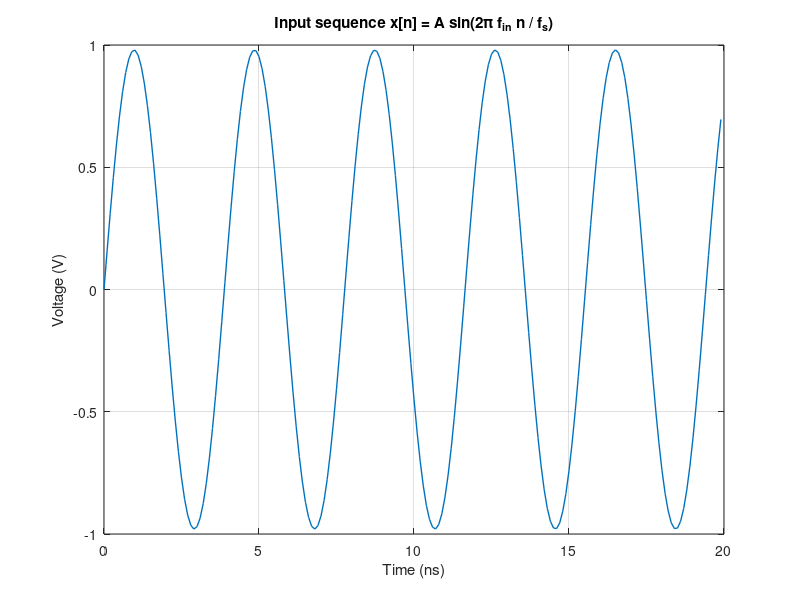
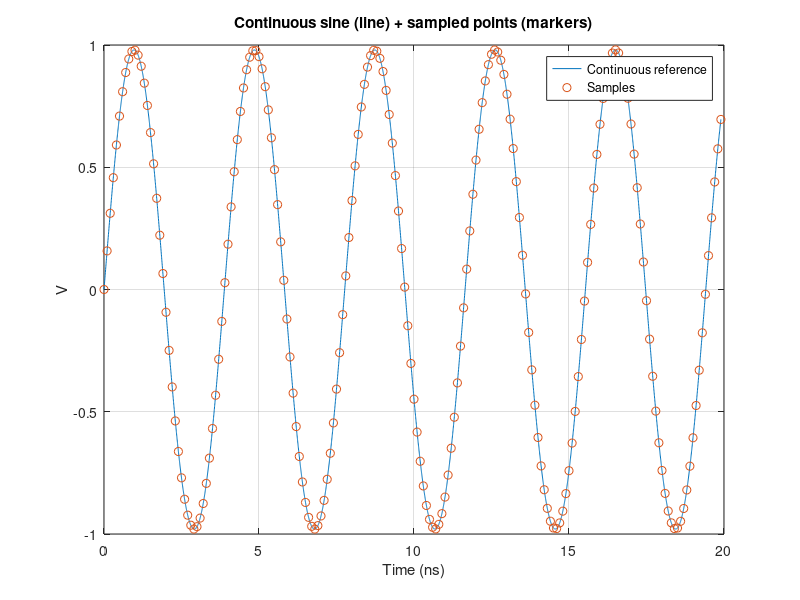
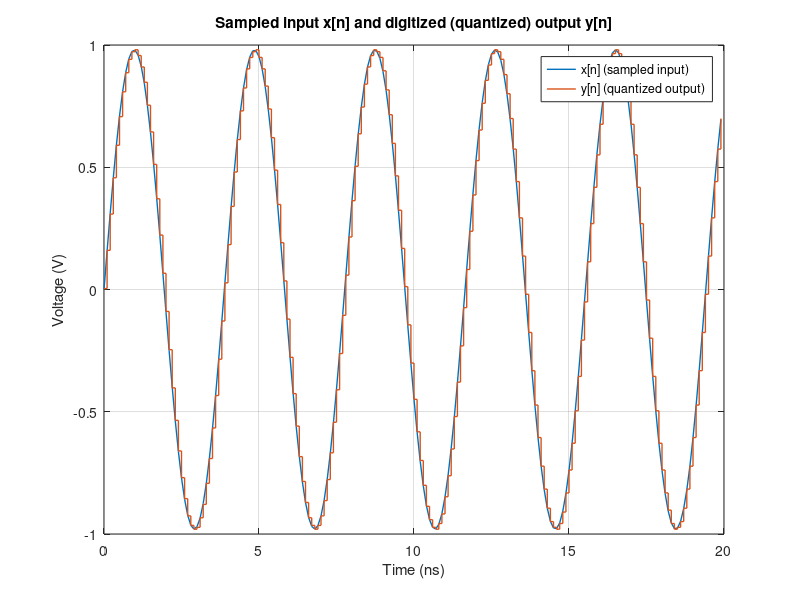
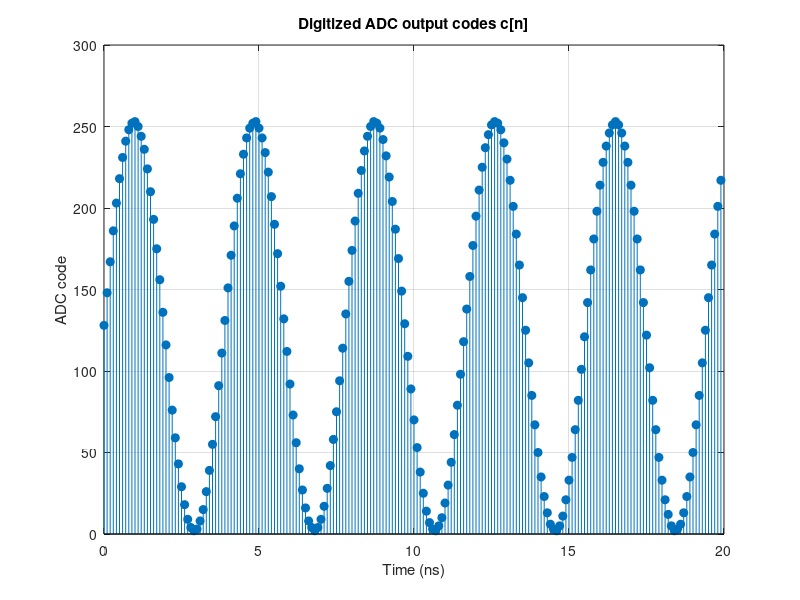

These figures' MATLAB source, in order: (Note: this script raises an error after producing the figures.)
% Assignment 1 - 8-bit ADC Characterizatiom
% Part 1: Ideal 8-bit ADC
%% Generating Coherent input sine x[n]
clear;
clc;
close all;

fs = 10e9;
M = 8192;
Vpp = 2.0;
A = 0.98*(Vpp/2);
phi =0;

prime = 211;
fin = (prime/M)*fs;
n = (0:M-1).';
t = n/fs;

x = A*sin(2*pi*fin*t+phi);

fprintf('fs   = %.3f GHz\n', fs/1e9);
fprintf('M    = %d\n', M);
fprintf('prime    = %d\n', prime);
fprintf('fin  = %.6f MHz\n', fin/1e6);

Ns = 200;
figure;
plot(t(1:Ns)*1e9, x(1:Ns), 'LineWidth', 1);
grid on;
xlabel('Time (ns)'); ylabel('Voltage (V)');
title('Input sequence x[n] = A sin(2π f_{in} n / f_s)');

Ns = 200;
tseg = t(1:Ns);
tfine = linspace(tseg(1), tseg(end), 5000);
xfine = A*sin(2*pi*fin*tfine + phi);

figure;
plot(tfine*1e9, xfine, '-'); hold on;
plot(tseg*1e9, x(1:Ns), 'o');
grid on;
xlabel('Time (ns)'); ylabel('V');
title('Continuous sine (line) + sampled points (markers)');
legend('Continuous reference','Samples');

%% Digitize sampled sequence
N = 8;
LSB = Vpp / (2^N);

x_clip = min(max(x, -Vpp/2), (Vpp/2 - LSB));
code = floor( (x_clip + Vpp/2) / LSB );
code = max(0, min(code, 2^N - 1));

y = (code+0.5)*LSB-Vpp/2;
fprintf("LSB (Delta) = %.6f V\n", LSB);
fprintf("x:    min=%.6f, max=%.6f\n", min(x), max(x));
fprintf("y:    min=%.6f, max=%.6f\n", min(y), max(y));
fprintf("code: min=%d, max=%d\n", min(code), max(code));

Ns = 200;
figure;
plot(t(1:Ns)*1e9, x(1:Ns), 'LineWidth', 1); hold on;
stairs(t(1:Ns)*1e9, y(1:Ns), 'LineWidth', 1);
grid on;
xlabel('Time (ns)'); ylabel('Voltage (V)');
title('Sampled input x[n] and digitized (quantized) output y[n]');
legend('x[n] (sampled input)', 'y[n] (quantized output)');
figure;
stem(t(1:Ns)*1e9, code(1:Ns), 'filled');
grid on;
xlabel('Time (ns)'); ylabel('ADC code');
title('Digitized ADC output codes c[n]');
%% Computing SNR, SFDR, SINAD, ENOB
guard = 1;
max_harmonic = 5;
Y = fft(y,M);

Knyq = M/2;
P2 = (abs(Y)/M).^2;
P1 = P2(1:Knyq+1);

P = P1;
P(2:end-1) = 2*P(2:end-1);

f = (0:Knyq).'* (fs/M);

% --- Convert to dBFS (power) ---
Vrms_fs = (Vpp/2)/sqrt(2);   % full-scale sine RMS (for dBFS reference)
PdBFS = 10*log10(P/(Vrms_fs^2) + eps);

[~, kFund] = max(P(2:end));  
kFund = kFund + 1;           
k0 = kFund - 1;

mark = @(mask,k) set_bins(mask,k,guard,Knyq);

mask_dc = false(size(P));
mask_dc(1) = true;           % DC bin

% Signal mask
mask_sig = false(size(P));
mask_sig = mark(mask_sig, k0);

Psig = sum(P(mask_sig));

% SINAD - Noise + Distortion
mask_sinad_excl = false(size(P));
mask_sinad_excl = mask_dc;
mask_sinad_excl = mark(mask_sinad_excl, k0);

Pnd = sum(P(~mask_sinad_excl));
SINAD = 10*log10(Psig/(Pnd + eps));    % dB

%SNR 
mask_snr_excl = false(size(P));
mask_snr_excl = mask_dc;
mask_snr_excl = mark(mask_snr_excl, k0);

for h = 2:max_harmonic
    kh = mod(h*k0, M);       % 0..M-1 (0-based)
    if kh > Knyq
        kh = M - kh;         % fold to 0..Knyq (alias)
    end
    mask_snr_excl = mark(mask_snr_excl, kh);
end

Pnoise = sum(P(~mask_snr_excl));
SNR = 10*log10(Psig/(Pnoise + eps));    % dB

%SFDR - Spurious Free Dyn. Range
mask_sfdr_excl = false(size(P));
mask_sfdr_excl = mask_dc;
mask_sfdr_excl = mark(mask_sfdr_excl, k0);

Pspur = max(P(~mask_sfdr_excl));
SFDR = 10*log10(Psig/(Pspur + eps));    % dBc (relative to carrier)

%ENOB
ENOB = (SINAD - 1.76)/6.02;

fprintf('\n--- FFT Metrics (8192-pt) ---\n');
fprintf('Fundamental bin = %d (%.6f MHz)\n', k0, f(k0+1)/1e6);
fprintf('SNR   = %.2f dB\n', SNR);
fprintf('SINAD = %.2f dB\n', SINAD);
fprintf('SFDR  = %.2f dBc\n', SFDR);
fprintf('ENOB  = %.2f bits\n', ENOB);


%% ---- FFT plot with ADI-style horizontal markers + SFDR brackets ----

% Levels in dBFS (power)
carrier_dBFS = 10*log10(Psig/(Vrms_fs^2) + eps);
spur_dBFS    = 10*log10(Pspur/(Vrms_fs^2) + eps);

figure;
plot(f/1e9, PdBFS, 'LineWidth', 1);
grid on;
xlabel('Frequency (GHz)');
ylabel('Power (dBFS)');
title(sprintf('Output Spectrum (M=%d, fs=%.1f GS/s, fin=%.3f MHz)', M, fs/1e9, fin/1e6));
xlim([0 fs/(2*1e9)]);

% Give yourself some headroom for labels
ylim([-160 5]);
hold on;

% --- Horizontal markers ---
yline(0, 'k--', 'LineWidth', 1);               % Full-scale (0 dBFS)
yline(carrier_dBFS, 'k--', 'LineWidth', 1);   % Carrier level
yline(spur_dBFS, 'k--', 'LineWidth', 1);      % Worst spur level

% Labels for markers (simple, not cluttered)
ax = gca;
xr = ax.XLim;
x_textL = xr(1) + 0.02*(xr(2)-xr(1));
x_textR = xr(1) + 0.62*(xr(2)-xr(1));

text(x_textL,  0+2,           'FULL SCALE (0 dBFS)', 'FontWeight','bold');
text(x_textR,  spur_dBFS+2,   'WORST SPUR LEVEL',    'FontWeight','bold');

% --- SFDR brackets ---
% SFDR(dBc): carrier - spur
x_sfdr_dbc = xr(1) + 0.80*(xr(2)-xr(1));
draw_vbracket(x_sfdr_dbc, spur_dBFS, carrier_dBFS, sprintf('SFDR = %.2f dBc', SFDR));

% SFDR(dBFS): fullscale - spur
x_sfdr_dbfs = xr(1) + 0.90*(xr(2)-xr(1));
draw_vbracket(x_sfdr_dbfs, spur_dBFS, 0, sprintf('SFDR = %.2f dBFS', -spur_dBFS));

metrics_txt = sprintf(['SINAD = %.2f dB\n' ...
                       'SNR   = %.2f dB\n' ...
                       'SFDR  = %.2f dBc\n' ...
                       'ENOB  = %.2f bits'], ...
                       SINAD, SNR, SFDR, ENOB);

x_box = xr(1) + 0.60*(xr(2)-xr(1));
y_box = ax.YLim(1) + 0.90*(ax.YLim(2)-ax.YLim(1));
text(x_box, y_box, metrics_txt, ...
    'FontName','Consolas', 'FontSize', 11, ...
    'BackgroundColor','w', 'EdgeColor','k', 'Margin', 8);

hold off;
%% Part A - Adding Front-End Non-linearity
% Max non-linearity front-end can tolerate before losing > 1.5-bit ENOB
% Identifying the nonlinear tones in the FFT

% Approach:
% Model front-end nonlinearity before quantization:
% x_nl = x + a2*x^2 + a3*x^3
%
% Goal: find max nonlinearity that causes <= 1.5-bit ENOB degradation.
% Also: identify nonlinear tones (2nd,3rd,...) in FFT.

ENOB0    = ENOB;
ENOB_min = ENOB0 - 1.5;

relTol  = 1e-3;   % relative tolerance on a3 bracket (0.1%); tighten if you want
maxIter = 40;

fprintf('\n--- Part A (Refined): Cubic nonlinearity ---\n');
fprintf('Baseline ENOB0 = %.4f bits; Threshold ENOB_min = %.4f bits\n', ENOB0, ENOB_min);

% --- function handle to evaluate ENOB for a given a3 ---
evalENOB = @(a3) enob_for_a3(a3, x, Vpp, LSB, N, fs, M, guard, max_harmonic);

% -------------------- 1) Bracket the boundary --------------------
a3_lo = 0;                 % definitely safe
ENOB_lo = evalENOB(a3_lo);

a3_hi = 1e-6;              % start small
ENOB_hi = evalENOB(a3_hi);

% Grow a3_hi until it FAILS (ENOB < ENOB_min), keeping the last safe as lo
grow = 2.0;
a3_hi_max = 1e3;           % safety cap

while ENOB_hi >= ENOB_min
    a3_lo  = a3_hi;
    ENOB_lo = ENOB_hi;

    a3_hi = a3_hi * grow;
    if a3_hi > a3_hi_max
        error('Failed to bracket: ENOB never dropped below threshold up to a3=%.3g', a3_hi_max);
    end
    ENOB_hi = evalENOB(a3_hi);
end

fprintf('Bracket found:\n');
fprintf('  a3_lo = %.6g  (ENOB=%.4f)  [SAFE]\n', a3_lo, ENOB_lo);
fprintf('  a3_hi = %.6g  (ENOB=%.4f)  [FAIL]\n', a3_hi, ENOB_hi);

% -------------------- 2) Log-space binary search --------------------
for it = 1:maxIter
    a3_mid = 10.^((log10(a3_lo) + log10(a3_hi))/2);
    ENOB_mid = evalENOB(a3_mid);

    if ENOB_mid >= ENOB_min
        a3_lo  = a3_mid;
        ENOB_lo = ENOB_mid;
    else
        a3_hi  = a3_mid;
        ENOB_hi = ENOB_mid;
    end

    if (a3_hi/a3_lo - 1) < relTol
        break;
    end
end

a3_star = a3_lo;           % max tolerated (still safe)
ENOB_star = ENOB_lo;

fprintf('\nRefined max tolerated a3:\n');
fprintf('  a3* = %.8g  (1/V^2)\n', a3_star);
fprintf('  ENOB(a3*) = %.4f bits  (drop = %.4f bits)\n', ENOB_star, ENOB0-ENOB_star);
fprintf('  Final bracket ratio hi/lo - 1 = %.3g\n', (a3_hi/a3_lo - 1));

% If you want: compute full metrics at a3_star (SNR/SINAD/SFDR too)
[SNR_nl, SINAD_nl, SFDR_nl, ENOB_nl, k0_nl, P_nl, PdBFS_nl, f_nl] = ...
    adc_metrics_fft( quantize_nl(x, a3_star, Vpp, LSB, N), fs, M, Vpp, guard, max_harmonic );

fprintf('\nMetrics at a3*:\n');
fprintf('  SNR   = %.2f dB\n', SNR_nl);
fprintf('  SINAD = %.2f dB\n', SINAD_nl);
fprintf('  SFDR  = %.2f dBc\n', SFDR_nl);
fprintf('  ENOB  = %.2f bits\n', ENOB_nl);

% Identify main nonlinear tones (harmonics) in dBc
Vrms_fs = (Vpp/2)/sqrt(2);
carrier_mask = set_bins(false(size(P_nl)), k0_nl, guard, M/2);
Psig_nl = sum(P_nl(carrier_mask));
carrier_dBFS = 10*log10(Psig_nl/(Vrms_fs^2) + eps);

fprintf('\nNonlinear tones (harmonics) at a3*:\n');
for h = 2:5
    kh = mod(h*k0_nl, M);
    if kh > M/2, kh = M - kh; end
    tone_mask = set_bins(false(size(P_nl)), kh, guard, M/2);
    Ptone = sum(P_nl(tone_mask));
    tone_dBFS = 10*log10(Ptone/(Vrms_fs^2) + eps);
    tone_dBc  = tone_dBFS - carrier_dBFS;
    fprintf('  H%d: bin %d (%.3f MHz), level = %.2f dBc\n', h, kh, f_nl(kh+1)/1e6, tone_dBc);
end
Knyq = M/2;

mask_sfdr_excl_nl = false(size(P_nl));
mask_sfdr_excl_nl(1) = true; % DC
mask_sfdr_excl_nl = set_bins(mask_sfdr_excl_nl, k0_nl, guard, Knyq);

Pspur_nl = max(P_nl(~mask_sfdr_excl_nl));

% Levels in dBFS
Vrms_fs = (Vpp/2)/sqrt(2);
carrier_dBFS = 10*log10(Psig_nl/(Vrms_fs^2) + eps);
spur_dBFS    = 10*log10(Pspur_nl/(Vrms_fs^2) + eps);

figure;
plot(f_nl/1e9, PdBFS_nl, 'LineWidth', 1);
grid on; xlabel('Frequency (GHz)'); ylabel('Power (dBFS)');
title(sprintf('Nonlinear Output Spectrum (ENOB drop %.2f bits)', ENOB0-ENOB_nl));
xlim([0 fs/(2*1e9)]); ylim([-160 5]); hold on;

% Horizontal markers
yline(0,'k--','LineWidth',1);                 % Full scale
yline(carrier_dBFS,'k--','LineWidth',1);      % Carrier
yline(spur_dBFS,'k--','LineWidth',1);         % Worst spur

ax = gca; xr = ax.XLim;

x_textL = xr(1)+0.02*(xr(2)-xr(1));
x_textR = xr(1)+0.62*(xr(2)-xr(1));
text(x_textR, spur_dBFS+2, 'WORST SPUR LEVEL','FontWeight','bold');

% SFDR brackets
x_sfdr_dbc  = xr(1)+0.80*(xr(2)-xr(1));
x_sfdr_dbfs = xr(1)+0.90*(xr(2)-xr(1));
draw_vbracket(x_sfdr_dbc,  spur_dBFS, carrier_dBFS, sprintf('SFDR = %.2f dBc', SFDR_nl));
draw_vbracket(x_sfdr_dbfs, spur_dBFS, 0,           sprintf('SFDR = %.2f dBFS', -spur_dBFS));

% Metrics box
metrics_txt = sprintf(['SINAD = %.2f dB\n' ...
                       'SNR   = %.2f dB\n' ...
                       'SFDR  = %.2f dBc\n' ...
                       'ENOB  = %.2f bits\n' ...
                       'a_3*  = %.4g 1/V^2'], ...
                       SINAD_nl, SNR_nl, SFDR_nl, ENOB_nl, a3_star);

x_box = xr(1)+0.60*(xr(2)-xr(1));
y_box = ax.YLim(1)+0.90*(ax.YLim(2)-ax.YLim(1));
text(x_box, y_box, metrics_txt, ...
    'FontName','Consolas','FontSize',11, ...
    'BackgroundColor','w','EdgeColor','k','Margin',8);

hold off;


%%
quantize_nl(x, a3_star, Vpp, LSB, N);
Ns = 200;

y_nl = quantize_nl(x, a3_star, Vpp, LSB, N);   % returns quantized levels (volts)
code_nl = floor((y_nl + Vpp/2)/LSB);           % recover codes from y_nl if needed

figure;
stairs(t(1:Ns)*1e9, y(1:Ns), 'LineWidth', 1); hold on;
stairs(t(1:Ns)*1e9, y_nl(1:Ns), 'LineWidth', 1);
grid on; xlabel('Time (ns)'); ylabel('Voltage (V)');
title('Quantized output: ideal vs nonlinear');
legend('y[n]','y_{nl}[n]');

figure;
stem(t(1:Ns)*1e9, code(1:Ns), 'filled'); hold on;
stem(t(1:Ns)*1e9, code_nl(1:Ns), 'filled');
grid on; xlabel('Time (ns)'); ylabel('ADC code');
title('Digital codes: ideal vs nonlinear');
legend('c[n]','c_{nl}[n]');
%%
%% ---- Plot resulting digital signal due to the nonlinearity ----
Ns = 200;

% 1) Nonlinear analog samples (pre-ADC)
x_nl = x + a3_star*(x.^3);     % (if you also have a2: x_nl = x + a2*x.^2 + a3*x.^3)
x_nl_clip = min(max(x_nl, -Vpp/2), (Vpp/2 - LSB));  % match your ADC clipping rule

% 2) Quantize (codes + reconstructed DAC level y_nl)
code_nl = floor((x_nl_clip + Vpp/2)/LSB);
code_nl = max(0, min(code_nl, 2^N - 1));
y_nl = (code_nl + 0.5)*LSB - Vpp/2;

% 3A) Plot: analog vs nonlinear analog (pre-ADC)
figure;
plot(t(1:Ns)*1e9, x(1:Ns), 'LineWidth', 1); hold on;
plot(t(1:Ns)*1e9, x_nl(1:Ns), 'LineWidth', 1);
grid on; xlabel('Time (ns)'); ylabel('Voltage (V)');
title('Analog samples: x[n] vs nonlinear x_{nl}[n]');
legend('x[n]','x_{nl}[n]');

% 3B) Plot: ideal quantized vs nonlinear quantized (in volts)
figure;
stairs(t(1:Ns)*1e9, y(1:Ns), 'LineWidth', 1); hold on;
stairs(t(1:Ns)*1e9, y_nl(1:Ns), 'LineWidth', 1);
grid on; xlabel('Time (ns)'); ylabel('Voltage (V)');
title('Digital output (DAC levels): y[n] vs y_{nl}[n]');
legend('y[n] (ideal ADC)','y_{nl}[n] (with nonlinearity)');

% 3C) Plot: resulting ADC codes (digital sequence)
figure;
stem(t(1:Ns)*1e9, code(1:Ns), 'filled'); hold on;
stem(t(1:Ns)*1e9, code_nl(1:Ns), 'filled');
grid on; xlabel('Time (ns)'); ylabel('ADC code');
title('ADC output codes: c[n] vs c_{nl}[n]');
legend('c[n] (ideal ADC)','c_{nl}[n] (with nonlinearity)');
